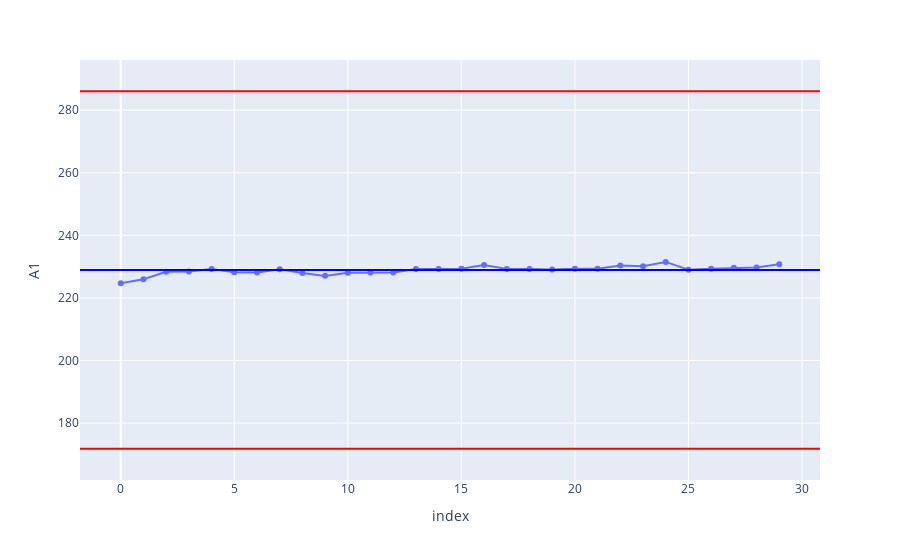

Notebook cell for this chart:
### Code cell
# Plotly 관리도 시각화 
fig1 = px.line(df1_A1_Xbar.iloc[0:30], x='index', y='A1')
fig1.update_traces(mode='markers+lines')
fig1.add_hline(y=center, line_color='Blue')
fig1.add_hline(y=USL, line_color='Red')
fig1.add_hline(y=LSL, line_color='Red')
fig1.update_layout(yaxis_range = [LSL-10, USL+10])

### Figure 1 — Plotly figure (JSON) as saved in the notebook; plotly's stock layout.template omitted (floating-point values rounded to 4 significant figures)
{"data": [{"hovertemplate": "index=%{x}<br>A1=%{y}<extra></extra>", "legendgroup": "", "line": {"color": "#636efa", "dash": "solid"}, "marker": {"symbol": "circle"}, "mode": "markers+lines", "name": "", "orientation": "v", "showlegend": false, "type": "scatter", "x": [0, 1, 2, 3, 4, 5, 6, 7, 8, 9, 10, 11, 12, 13, 14, 15, 16, 17, 18, 19, 20, 21, 22, 23, 24, 25, 26, 27, 28, 29], "xaxis": "x", "y": [224.7, 226.0, 228.3, 228.4, 229.2, 228.2, 228.1, 229.2, 228.0, 227.0, 228.1, 228.1, 228.1, 229.3, 229.2, 229.3, 230.5, 229.2, 229.3, 229.1, 229.3, 229.3, 230.3, 230.1, 231.5, 229.0, 229.3, 229.7, 229.8, 230.7], "yaxis": "y"}], "layout": {"legend": {"tracegroupgap": 0}, "margin": {"t": 60}, "shapes": [{"line": {"color": "Blue"}, "type": "line", "x0": 0, "x1": 1, "xref": "x domain", "y0": 228.9, "y1": 228.9, "yref": "y"}, {"line": {"color": "Red"}, "type": "line", "x0": 0, "x1": 1, "xref": "x domain", "y0": 286.0, "y1": 286.0, "yref": "y"}, {"line": {"color": "Red"}, "type": "line", "x0": 0, "x1": 1, "xref": "x domain", "y0": 171.8, "y1": 171.8, "yref": "y"}], "xaxis": {"anchor": "y", "domain": [0, 1], "title": {"text": "index"}}, "yaxis": {"anchor": "x", "domain": [0, 1], "range": [161.8, 296.0], "title": {"text": "A1"}}}}
